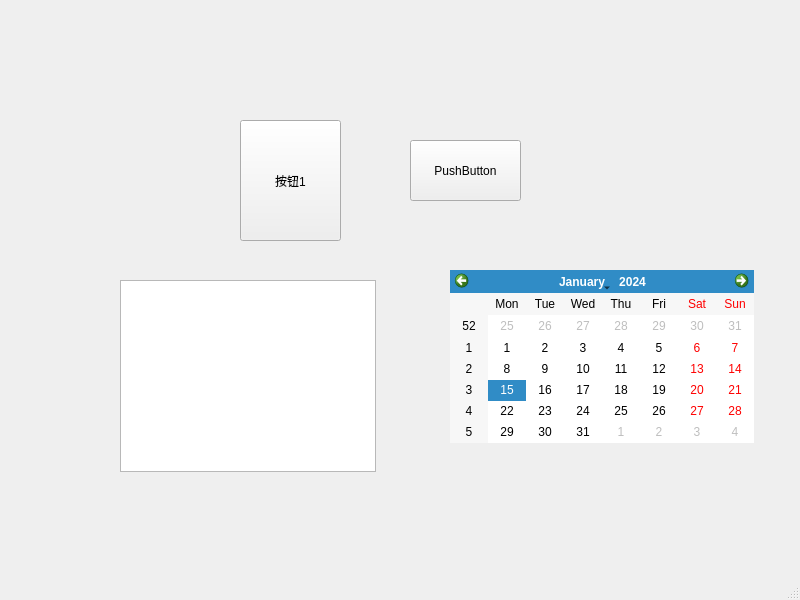
<?xml version="1.0" encoding="UTF-8"?>
<ui version="4.0">
 <class>MainWindow</class>
 <widget class="QMainWindow" name="MainWindow">
  <property name="geometry">
   <rect>
    <x>0</x>
    <y>0</y>
    <width>800</width>
    <height>600</height>
   </rect>
  </property>
  <property name="windowTitle">
   <string>MainWindow</string>
  </property>
  <widget class="QWidget" name="centralwidget">
   <widget class="QPushButton" name="pushButton">
    <property name="geometry">
     <rect>
      <x>240</x>
      <y>120</y>
      <width>101</width>
      <height>121</height>
     </rect>
    </property>
    <property name="text">
     <string>按钮1</string>
    </property>
   </widget>
   <widget class="QPushButton" name="pushButton_2">
    <property name="geometry">
     <rect>
      <x>410</x>
      <y>140</y>
      <width>111</width>
      <height>61</height>
     </rect>
    </property>
    <property name="text">
     <string>PushButton</string>
    </property>
   </widget>
   <widget class="QTreeView" name="treeView">
    <property name="geometry">
     <rect>
      <x>120</x>
      <y>280</y>
      <width>256</width>
      <height>192</height>
     </rect>
    </property>
   </widget>
   <widget class="QCalendarWidget" name="calendarWidget">
    <property name="geometry">
     <rect>
      <x>450</x>
      <y>270</y>
      <width>304</width>
      <height>173</height>
     </rect>
    </property>
   </widget>
  </widget>
  <widget class="QMenuBar" name="menubar">
   <property name="geometry">
    <rect>
     <x>0</x>
     <y>0</y>
     <width>800</width>
     <height>24</height>
    </rect>
   </property>
  </widget>
  <widget class="QStatusBar" name="statusbar"/>
 </widget>
 <resources/>
 <connections/>
</ui>
